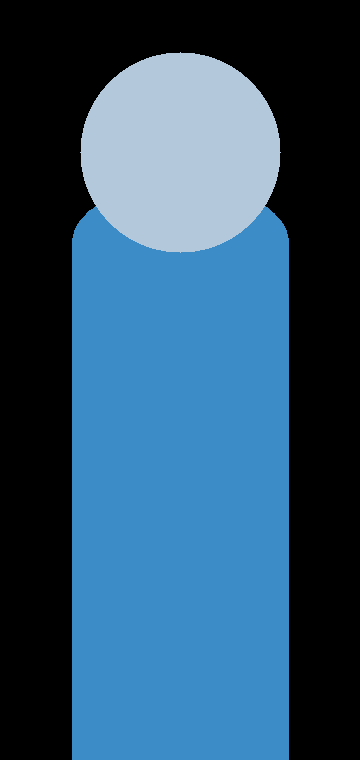
#> input picture projects/_global_assets/characters/dana/body.png, 360 x 760 px
$ python -i factory_import_mp4.py   (imports and definitions only)
#> lines starting #> are read from the running program, lines starting #| are printed output that depends on the picture; after the words box and inside, x2 and y2 are one past the last pixel; in counts of white or black regions, pixels touching at a corner belong together
#> further down, picture is the input picture: shape (760, 360, 3); mean B, G, R 108.7, 81.4, 45.7
### worker/python/compositor/asset_cache.py
"""Loads and caches PNG assets plus their scaled/flipped variants.

Every asset is read from disk at most once per render, and every distinct
(scale, flip) combination is computed at most once, regardless of how many
frames reference it. This matters a lot: Gemini's draft re-read every PNG
from disk on every frame, which is both slow and needless.
"""

from __future__ import annotations

from pathlib import Path

import cv2
import numpy as np

from .transform import anchor_offset


def _to_bgra(img: np.ndarray) -> np.ndarray:
    """Normalize any image OpenCV can load into 4-channel BGRA, uint8."""

    if img.ndim == 2:
        img = cv2.cvtColor(img, cv2.COLOR_GRAY2BGRA)
    elif img.shape[2] == 3:
        img = cv2.cvtColor(img, cv2.COLOR_BGR2BGRA)
    elif img.shape[2] == 4:
        pass
    else:
        raise ValueError(f"Unsupported channel count: {img.shape[2]}")
    if img.dtype != np.uint8:
        img = img.astype(np.uint8)
    return img


class AssetCache:
    """Caches raw decoded images and per-(scale, flip) resized variants."""

    # [164 lines left out: functions __init__, evict, note_sequence_frame, get_raw, get_variant, pre_rotation_size and 5 more, not called in this run]

### worker/python/compositor/factory_import_mp4.py
"""Import an outside walk MP4 into Factory: key, pick a gait cycle, fit the rig.

No API calls. Frames are extracted by the Node worker; this module analyses
them, keys black or green, drops stray islands, and plants a headless body
on the rig canvas so the character's one head can sit on the collar.
"""

from __future__ import annotations

import argparse
import json
import sys
from pathlib import Path

import cv2
import numpy as np

from .align import alpha_bbox
from .asset_cache import _to_bgra
from .cutout import despill, key_green, remove_stray_islands
from .factory_fit import (
    _blit,
    _boot_xs,
    _resize_uniform,
    count_boots,
    count_figures,
    facing_direction,
    rig_ground_and_height,
)
from .factory_walk_rig import plant_to_ground, travel_distance

HARD_BG = 10
LUMA_BG = 22
EDGE_PROTECT = 2
THUMB_H = 72
MIN_CYCLE = 8


# [24 lines left out: functions _load, detect_background, not called in this run]


def key_black(bgr: np.ndarray, luma_max: int = LUMA_BG, protect: int = EDGE_PROTECT) -> np.ndarray:
    """Luma-key a black field. Keep dark outlines and boots on the figure."""

    src = _to_bgra(bgr)
    gray = cv2.cvtColor(src[:, :, :3], cv2.COLOR_BGR2GRAY)
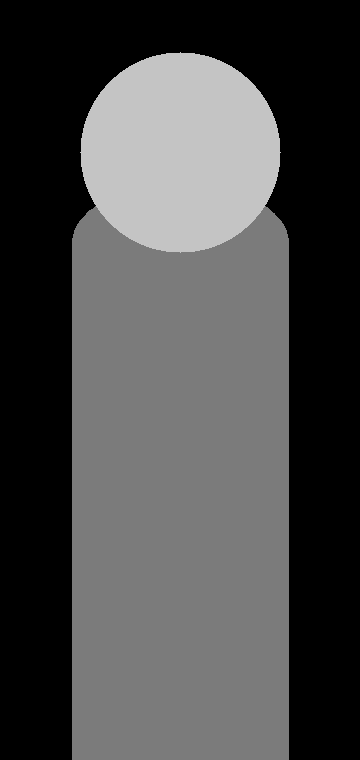
#> gray: shape (760, 360); min 0, max 196, mean 73.8
    hard = (gray <= HARD_BG).astype(np.uint8)
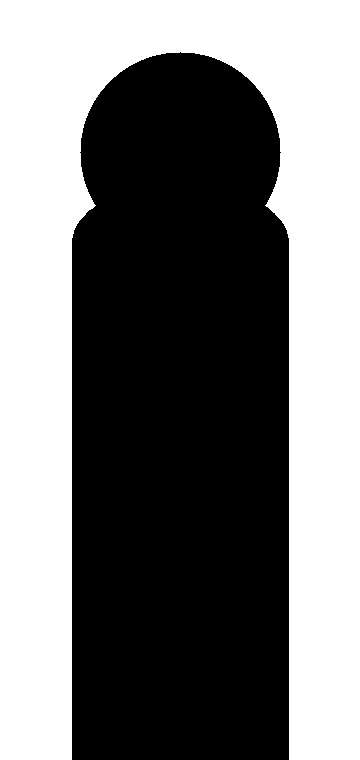
#> hard: shape (760, 360); values 0 (black) and 1 (white), 46.8% white; 1 white region, box (x1, y1, x2, y2) and area: (0, 0, 360, 760) 128071
    num, labels = cv2.connectedComponents(hard, connectivity=8)
#> num = 2
    border = set()
    border.update(labels[0].tolist())
    border.update(labels[-1].tolist())
    border.update(labels[:, 0].tolist())
    border.update(labels[:, -1].tolist())
    border.discard(0)
    bg = np.isin(labels, list(border)).astype(np.uint8)
    k = np.ones((3, 3), np.uint8)
    soft = (gray <= int(luma_max)).astype(np.uint8)
    # Grow only into near-black fringe, not into mid-grey clothes/boots.
    grown = bg.copy()
    for _ in range(2):
        grown = cv2.dilate(grown, k, iterations=1) & soft
    bg = grown
    # Edge-safe: pixels next to the real figure stay, so dark outlines remain.
    fg = (gray > int(luma_max)).astype(np.uint8)
    if int(protect) > 0:
        near_fg = cv2.dilate(fg, k, iterations=int(protect))
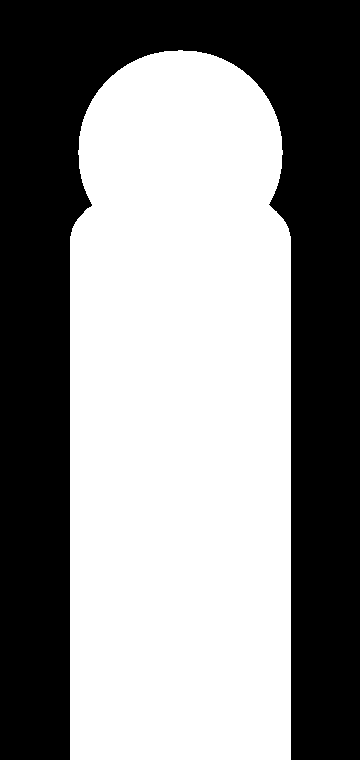
#> near_fg: shape (760, 360); values 0 (black) and 1 (white), 54.4% white; 1 black region, box (x1, y1, x2, y2) and area: (0, 0, 360, 760) 124677
        bg = bg & (1 - near_fg)
    out = src.copy()
    out[bg > 0, 3] = 0
    return out


# [359 lines left out: functions key_frame, _row_width, looks_like_has_head, _foot_span, frame_features, _autocorr_period and 8 more, not called in this run]


VIEW_YAW = {
    "front": 0.0,
    "right_34": 45.0,
    "right_side": 90.0,
    "back": 180.0,
    "left_side": -90.0,
    "left_34": -45.0,
}

WALK_PHASES = ("contact_R", "down_R", "passing_R", "up_R", "contact_L", "down_L", "passing_L", "up_L")


# [380 lines left out: functions infer_clip_meta, yaw_to_view, estimate_yaw, classify_phase, detect_frame_issues, _alpha_over and 6 more, not called in this run]


# [2 lines not run here, left out]

>>> import cv2
>>> picture = cv2.imread('../../../projects/_global_assets/characters/dana/body.png')
>>> result = key_black(picture)
